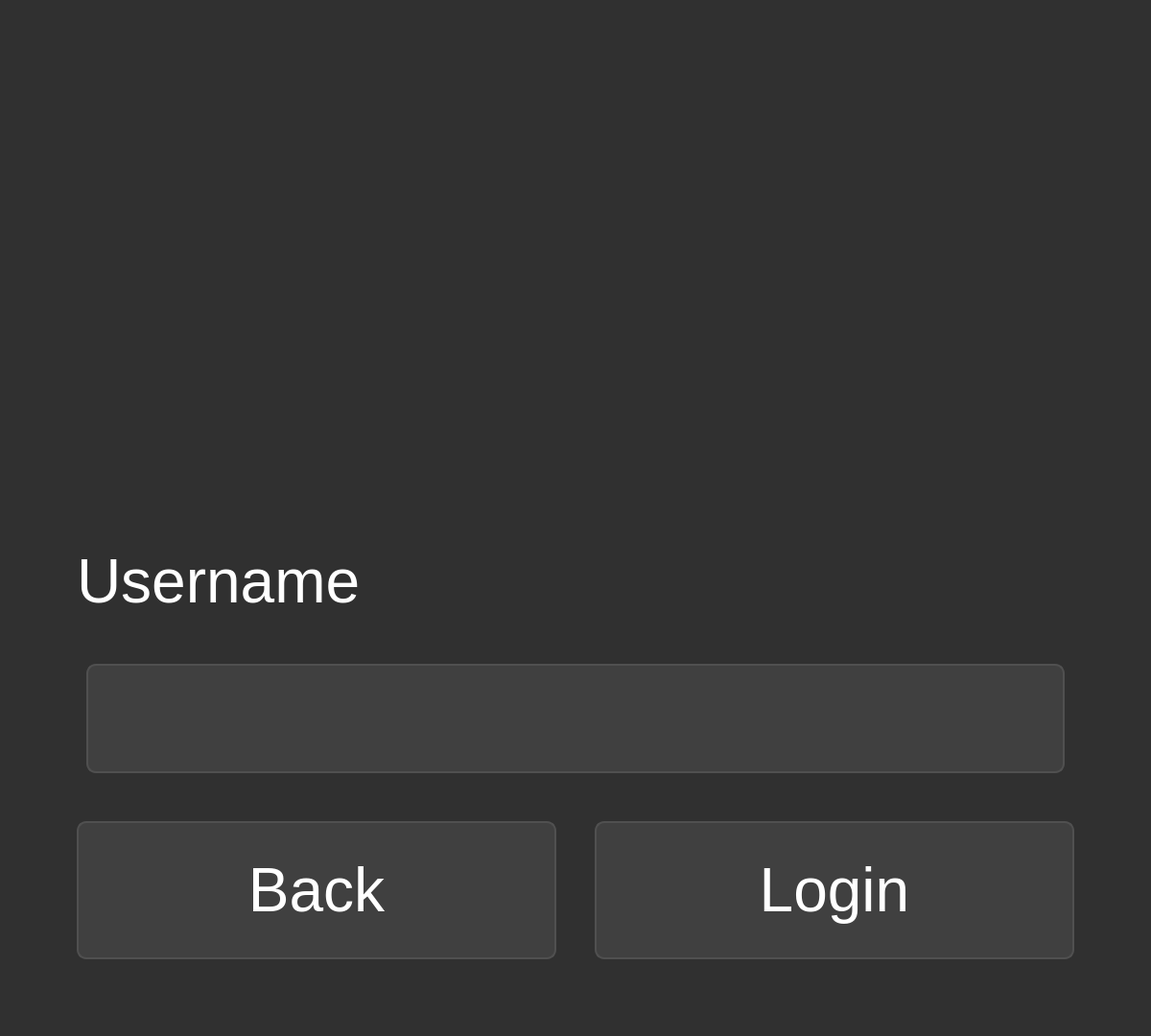
<?xml version="1.0" encoding="UTF-8"?>
<ui version="4.0">
  <class>LoginScreen</class>
  <widget class="QWidget" name="LoginScreen">
    <property name="geometry">
      <rect>
        <x>0</x>
        <y>0</y>
        <width>1200</width>
        <height>800</height>
      </rect>
    </property>
    <property name="styleSheet">
      <string notr="true">QWidget#LoginScreen {
    background-color: #303030;
}
QLabel {
    color: white;
    font-size: 48pt;
}
QLineEdit {
    background-color: #404040;
    color: white;
    border: 2px solid #505050;
    border-radius: 10px;
    padding: 15px;
    font-size: 48pt;
    margin: 10px;
    min-height: 80px;
}
QPushButton {
    background-color: #404040;
    color: white;
    border: 2px solid #505050;
    border-radius: 10px;
    padding: 10px;
    font-size: 48pt;
    min-width: 300px;
    min-height: 120px;
}
QPushButton:hover {
    background-color: #505050;
    border-color: #606060;
}
QPushButton:pressed {
    background-color: #606060;
}</string>
    </property>
    <layout class="QVBoxLayout" name="verticalLayout">
      <property name="spacing">
        <number>40</number>
      </property>
      <property name="leftMargin">
        <number>80</number>
      </property>
      <property name="topMargin">
        <number>80</number>
      </property>
      <property name="rightMargin">
        <number>80</number>
      </property>
      <property name="bottomMargin">
        <number>80</number>
      </property>
      <item>
        <layout class="QHBoxLayout" name="logoLayout">
         <item>
          <spacer name="logoLeftSpacer">
           <property name="orientation">
            <enum>Qt::Horizontal</enum>
           </property>
           <property name="sizeHint" stdset="0">
            <size>
             <width>40</width>
             <height>20</height>
            </size>
           </property>
          </spacer>
         </item>
         <item>
          <widget class="QLabel" name="logoLabel">
           <property name="text">
            <string/>
           </property>
           <property name="pixmap">
            <pixmap>:/Images/SandDriveLogo.png</pixmap>
           </property>
           <property name="scaledContents">
            <bool>true</bool>
           </property>
           <property name="alignment">
            <set>Qt::AlignCenter</set>
           </property>
           <property name="minimumSize">
            <size>
             <width>600</width>
             <height>450</height>
            </size>
           </property>
           <property name="maximumSize">
            <size>
             <width>1200</width>
             <height>450</height>
            </size>
           </property>
          </widget>
         </item>
         <item>
          <spacer name="logoRightSpacer">
           <property name="orientation">
            <enum>Qt::Horizontal</enum>
           </property>
           <property name="sizeHint" stdset="0">
            <size>
             <width>40</width>
             <height>20</height>
            </size>
           </property>
          </spacer>
         </item>
        </layout>
      </item>
      <item>
        <widget class="QLabel" name="usernameLabel">
          <property name="text">
            <string>Username</string>
          </property>
        </widget>
      </item>
      <item>
        <widget class="QLineEdit" name="passwordEdit">
          <property name="echoMode">
            <enum>QLineEdit::Password</enum>
          </property>
        </widget>
      </item>
      <item>
        <layout class="QHBoxLayout" name="buttonLayout">
          <item>
            <widget class="QPushButton" name="backButton">
              <property name="text"><string>Back</string></property>
            </widget>
          </item>
          <item>
            <widget class="QPushButton" name="loginButton">
              <property name="text"><string>Login</string></property>
            </widget>
          </item>
        </layout>
      </item>
    </layout>
  </widget>
  <resources/>
  <connections/>
</ui>
